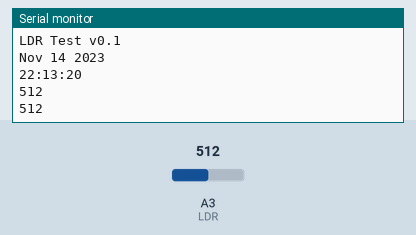
The sketch below on a simulated Arduino Uno, built with avr-gcc and run on an emulated ATmega328P. Parts: the last lines printed to the serial monitor. Inputs (shaded band) come from the test bench; at power-on: A3 (LDR) = 512.

Above: at 1.8 s.
1.9 s: A3 (LDR) set to 716
At 2.4 s:
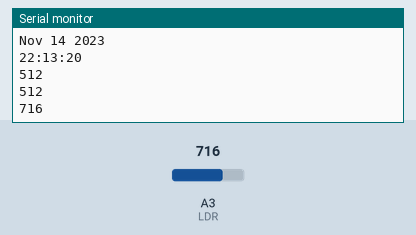
3.4 s: A3 (LDR) set to 900
At 4.8 s:
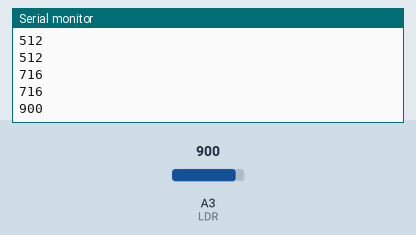
Timing chart, 0 to 6.4 s (numbered marks = the images above; inputs shaded):
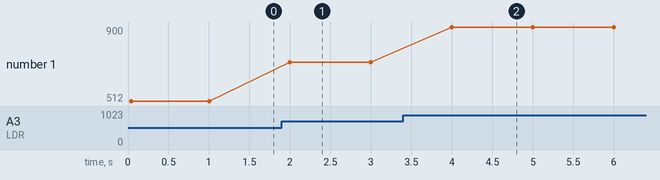

The sketch:

LdrTest.ino
```cpp
#define LDR 3

void setup() {
  Serial.begin(9600);

  Serial.println(F("LDR Test v0.1"));
  Serial.println(F(__DATE__));
  Serial.println(F(__TIME__));

  pinMode(LDR, INPUT);

}

void loop() {
   int v = analogRead(LDR);
   Serial.println(v);
   delay(1000);
}
```

Measured:
- after the input at 1.9 s, the serial monitor: prints a new line after 0.10 s (image 1)
- after the input at 3.4 s, the serial monitor: prints a new line after 0.60 s (image 2)
- plotted number 1: 512 → 716 after the input at 1.9 s, 716 → 900 after the input at 3.4 s
